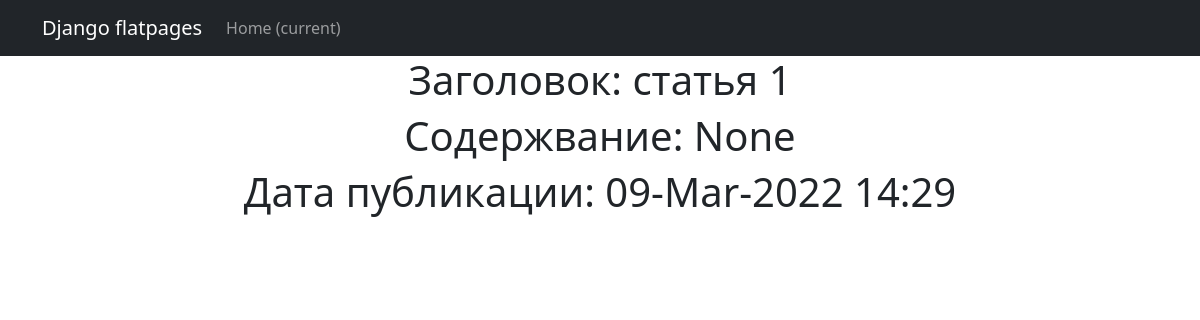
Screenshot of /news/3 with the database file from the repository.
### main/models.py (models this page shows, shortened)
class Post(models.Model):
    author = models.ForeignKey("Author", on_delete=models.CASCADE)
    type = models.BooleanField(default=False)# 0 - статья, 1 новость
    time_in = models.DateTimeField(auto_now_add=True)
    heder = models.CharField(max_length=128, default="")
    text = models.TextField(null = True)
    rate = models.IntegerField(default=0)
    categories = models.ManyToManyField("Category", through='PostCategory')

### main/views.py (the view)
# urls.py: path('<int:pk>', NewsDetail.as_view()),
class NewsDetail(DetailView):
    model = Post  # модель всё та же, но мы хотим получать детали конкретно отдельного товара
    template_name = 'newsdetail.html'  # название шаблона будет product.html
    context_object_name = 'newsdetail'  # название объекта. в нём будет

### main/templatetags/custom_filters.py (called while the page is built)
@register.filter(name='Censor')
def Censor(value):
    for word in BAD_WORDS:
        value = value.replace(word[0:], '*' * (len(word) - 1))
    return value

### templates/newsdetail.html (shortened to what this page needs)
<!DOCTYPE html>
<html lang="en">
{% extends 'flatpages/default.html' %}
{% load custom_filters %}
{% block content %}
<h1> Заголовок: {{ newsdetail.heder|Censor }}</h1>
<h1>Содержвание: {% filter Censor %} {{ newsdetail.text|truncatechars:50}} {% endfilter %}</h1>
<h1>Дата публикации: {{ newsdetail.time_in|date:"d-M-Y"}}  {{ newsdetail.time_in|time:"H:i"}}</h1>
{% endblock content %}

### rows the page displays
Post: heder|Censor "статья 1", text "None", time_in "09-Mar-2022", time_in "14:29"
